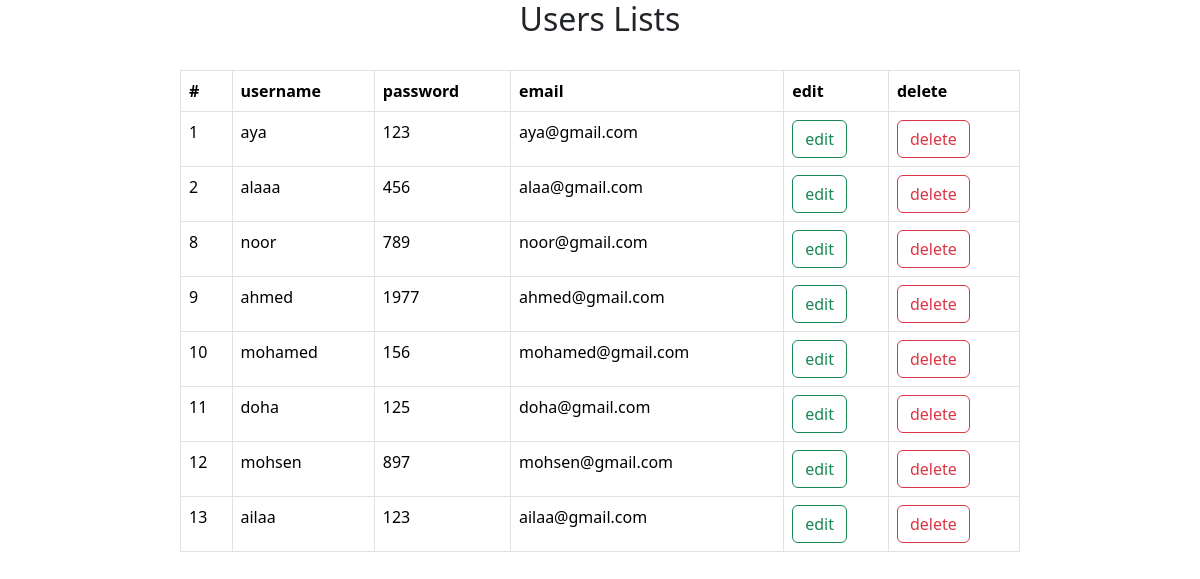
The page /show_user.php on the database its author committed.
### tables this page shows
CREATE TABLE `signup` (
  `id` int(11) NOT NULL,
  `username` varchar(100) NOT NULL,
  `password` varchar(70) NOT NULL,
  `email` varchar(100) NOT NULL
);

### show_user.php (the view, shortened to what this page needs)
  <!DOCTYPE html>
  <html lang="en">
  <head>
    <link href="https://cdn.jsdelivr.net/npm/bootstrap@5.3.2/dist/css/bootstrap.min.css" rel="stylesheet">
  </head>
  <body>
  <div id="users" style="width:70%;margin:auto;padding: top 30px;">
  <h2 class="text-center">Users Lists</h2><br/>
  <table class="table table-bordered">
  <thead>
    <tr>
      <th scope="col">#</th>
      <th scope="col">username</th>
      <th scope="col">password</th>
      <th scope="col">email</th>
      <th scope="col">edit</th>
      <th scope="col">delete</th>
    </tr>
  </thead>
  <tbody>
   <?php
       require 'connect.php';
       $sql = "SELECT * FROM `signup`";
       $result=mysqli_query($conn,$sql);
       if (mysqli_num_rows($result)>0) {
        while ($row = mysqli_fetch_assoc($result)) {
            echo "<tr>";
            echo '<td>' .$row['id'].'</td>';
            echo '<td>' .$row['username'].'</td>';
            echo '<td>' .$row['password'].'</td>';
            echo '<td>' .$row['email'].'</td>';
            echo '<td><a href="edit.php?pid='.$row["id"].'" class="btn btn-outline-success" role="button" aria-pressed="true">edit</a></td>';
            echo '<td><a href="delete.php?pid='.$row["id"].'" class="btn btn-outline-danger" role="button" aria-pressed="true">delete</a></td>';
            echo "</tr>";
        }
       }
   ?>
  </tbody>
</table>
</div>
  </body>
  </html>

### rows shown on the page
signup: id "1", username "aya", password "123", email "aya@gmail.com"
signup: id "2", username "alaaa", password "456", email "alaa@gmail.com"
signup: id "8", username "noor", password "789", email "noor@gmail.com"
signup: id "9", username "ahmed", password "1977", email "ahmed@gmail.com"
signup: id "10", username "mohamed", password "156", email "mohamed@gmail.com"
signup: id "11", username "doha", password "125", email "doha@gmail.com"
signup: id "12", username "mohsen", password "897", email "mohsen@gmail.com"
signup: id "13", username "ailaa", password "123", email "ailaa@gmail.com"
